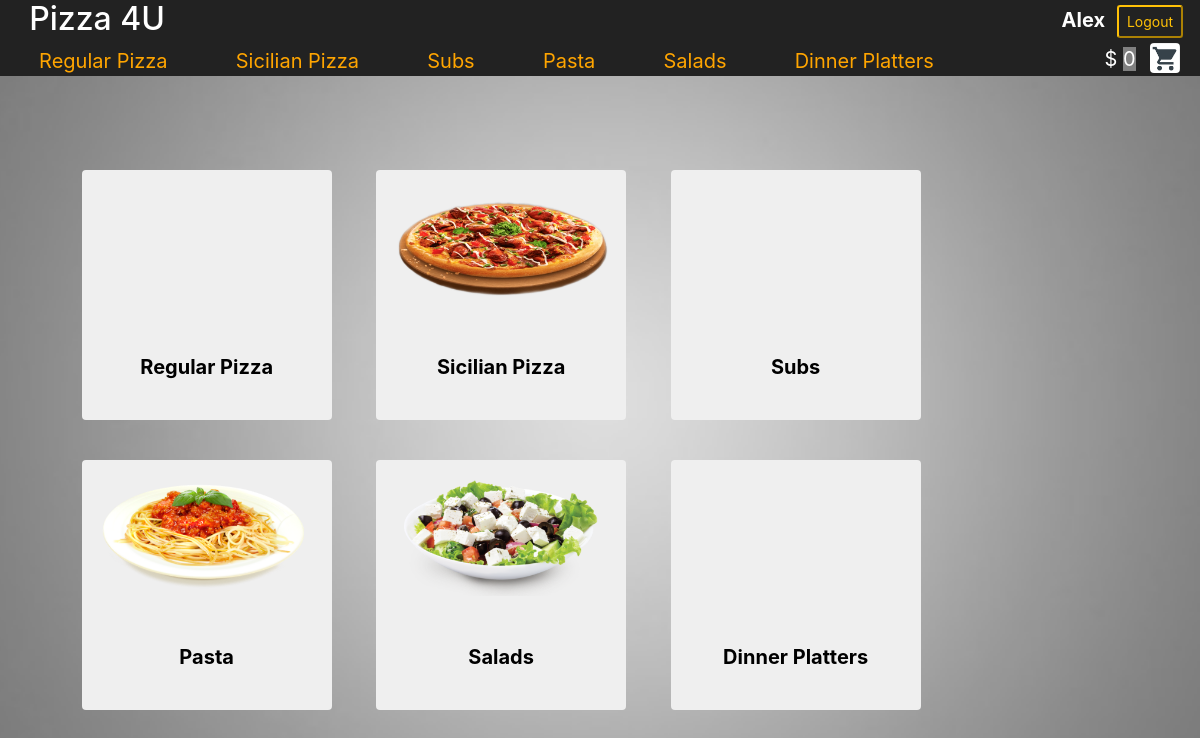
The app's page / (signed in) with its own data.
### orders/models.py (models this page shows, shortened)
class MenuPosition(models.Model):
	name = models.CharField(max_length=64)
	name_id = models.CharField(max_length=64)

### orders/views.py (the view)
# urls.py: path("", views.index, name="index"),
def index(request):
	if not request.user.is_authenticated:
		return render(request, "login.html", {"message": None, "user": None})
	all_orders = Orders.objects.exclude(order_status="in basket")
	order_details = OrderDetails.objects.exclude(order_number__order_status="in basket")
	context = {
		"menu_list": MenuPosition.objects.values_list(),\
		"user": request.user,\
		"total_cost": order_prise(request.user),\
		"all_orders": all_orders,\
		"order_details": order_details
	}
	return render(request,"index.html", context)

### orders/views.py (called while the page is built)
def order_prise(user_id):
	check_order(user_id)
	order_price = 0
	user_order = Orders.objects.filter(user_id=user_id, order_status="in basket").get()
	user_ord_numb = user_order.order_number
	order_list = OrderDetails.objects.filter(order_number=user_ord_numb)
	if user_order:
		for one_dish in order_list:
			if one_dish.dish_id.category != "Toppings":
				order_price += one_dish.price
	return order_price

def check_order(user_id):
	order_list_ = Orders.objects.filter(user_id=user_id, order_status="in basket").values()
	if len(order_list_) == 0:
		user_order = Orders(user=user_id, order_status="in basket")
		user_order.save()

### orders/templates/index.html (shortened to what this page needs)
<!DOCTYPE html>
<html>
    <head>
        {% load static %}
        <link rel="stylesheet" href="https://maxcdn.bootstrapcdn.com/bootstrap/4.1.3/css/bootstrap.min.css">
        <link rel="stylesheet" type="text/css" href="{% static 'styles.css' %}">
    </head>
    <body >
        <div class="main-header" style="z-index:99999999">
            <div class="grid-container">
                <div>
                    <h2 class='text-white text-right'><a style="color: white; margin-right: 5px" href="{% url 'index'  %}">Pizza 4U</a></h2>
                </div>
                <div>
                </div>
                {% if user %}
                        <div id = "username_in_head" class='text-white text-right font-weight-bold' style="font-size: larges; margin: 5px;margin-right: -15px" >{{user}}</div>
                        <div>
                            <a href="{% url 'logout' %}">
                                <button id = "btn_logout" style="margin: 5px; margin-right: -15px" type="button" class="btn-sm btn-outline-warning">Logout</button>
                            </a>
                        </div>
                {% endif %}
            </div>
        {% if user.is_superuser %}
            </div>
            <div class="container" style="margin-top: 80px">
                <table>
                    {% for order in all_orders %}
                        <tr height="35">
                            <td>
                                <h5 id="inline">#{{ order.order_number }} - {{ order.user }} - {{ order.order_status }}</h5>
                            </td>
                            <td>
                                <div class="dropdown" id="inline">
                                    <button type="button" class="btn btn-success dropdown-toggle" data-toggle="dropdown">
                                    Order Status
                                    </button>
                                    <div class="dropdown-menu">
                                        <a class="dropdown-item" href="{% url 'order_status' order.order_number 'in procces' %}">in procces</a>
                                        <a class="dropdown-item" href="{% url 'order_status' order.order_number 'closed' %}">closed</a>
                                    </div>
                                </div>
                            </td>
                            <td>
                                <div class="dropdown" id="inline">
                                    <button type="button" class="btn btn-sml btn-info dropdown-toggle" data-toggle="dropdown">
                                    Order Details</button>
                                    <div class="dropdown-menu">
                                        {% for details in order_details %}
                                           {% if details.order_number.order_number == order.order_number %}
                                                {% if details.dish_id.category == "Toppings" %}
                                                    <a class="dropdown-item" style="margin-left: 30px">- {{ details.dish_id.dish_name }}</a>
                                                {% else %}
                                                    <a class="dropdown-item">{{ details.dish_id.category }}/{{ details.dish_id.dish_name }} - $ {{ details.price }}</a>
                                                {% endif %}
                                            {% endif %}
                                        {% endfor %}
                                    </div>
                                </div>
                            </td>
                        </tr>
                    {% endfor %}
                </table>
            </div>
        {% else  %}
            <div id = "menu_in_header " class="grid-container2">
                {% for menu_code, menu_position, menu_id in menu_list %}
                    <div>
                        <a style="color: orange" href="{% url 'menu' menu_position %}"> {{ menu_position }}</a>
                    </div>
                {% endfor %}
                <div>
                </div>
                {% if user %}
                    <div style="text-align: right;">
                       <p style="margin: -2.5px 0px;">$ <span style="background: gray;">{{ total_cost }}</span></p>
                    </div>
                    <div style="margin: -5px;">
                        <a href="{% url 'order' %}">
                            <button id="basket_btn" type="button" class="btn"></button>
                        </a>
                    </div>
                 {% endif %}
            </div>
        </div>
        <div class="container" style="margin-top: 100px">
            {% block body%}
                <div id = "menu_btnlist" style="margin-top: 150px; margin-left: 1.5%; margin-right: 1.5%;">
                        {% for menu_code, menu_position, menu_id in menu_list %}
                            <a href="{% url 'menu' menu_position %}">
                                <button id = "{{menu_id}}_btn" class="btn menu_btn" style="margin: 20px">{{ menu_position }}</button>
                            </a>
                        {% endfor %}
                 </div>
            {% endblock %}
        </div>
        {% endif %}
    </body>
</html>

### orders/static/styles.css (style rules this page uses)
body { overflow: auto; background: url(./depositphotos_9218159-stock-photo-grey-background.jpg) no-repeat center center fixed; background-size: 120%; }
.main-header { position: fixed; top: 0; width: 100%; padding: 0px 10px; background: #222; }
.grid-container { display: grid; grid-template-columns: 160px auto 200px 100px; }
.grid-container2 { display: grid; grid-template-columns:repeat(8, auto) 5%; margin: -5px; padding: 5px 0px; }
.grid-container > div, .grid-container2 > div { text-align: center; padding: 0px 0px; font-size: 20px; color: white; }
.menu_btn { width: 250px; height: 250px; font-size: 125%; font-weight: 700; padding-top: 150px; background-size: 100%; background-repeat: no-repeat; background-position: 0px 10px; }
#regular_pizza_btn { background-image: url(./regular.png); }
#sicilian_pizza_btn { background-image: url(./sicilian-pizza.png) }
#subs_btn { background-image: url(./subs.png) }
#pasta_btn { background-image: url(./pasta.png) }
#salads_btn { background-image: url(./salads.png) }
#dinner_platters_btn { background-image: url(./plates.png) }
#basket_btn { width: 30px; height: 30px; background-image: url(./basket.png); background-size: 105%; background-repeat: no-repeat; background-position: -1px 0px; }

### records on screen
MenuPosition: menu_list "Regular Pizza", menu_list "Regular Pizza"
MenuPosition: menu_list "Sicilian Pizza", menu_list "Sicilian Pizza"
MenuPosition: menu_list "Subs", menu_list "Subs"
MenuPosition: menu_list "Pasta", menu_list "Pasta"
MenuPosition: menu_list "Salads", menu_list "Salads"
MenuPosition: menu_list "Dinner Platters", menu_list "Dinner Platters"

### other values on screen
{{ user }} "Alex"
{{ total_cost }} "0"
